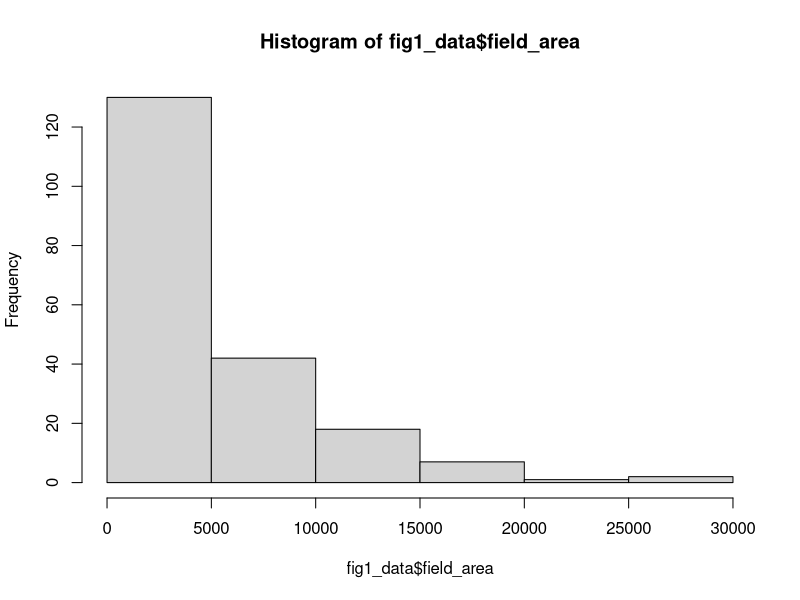
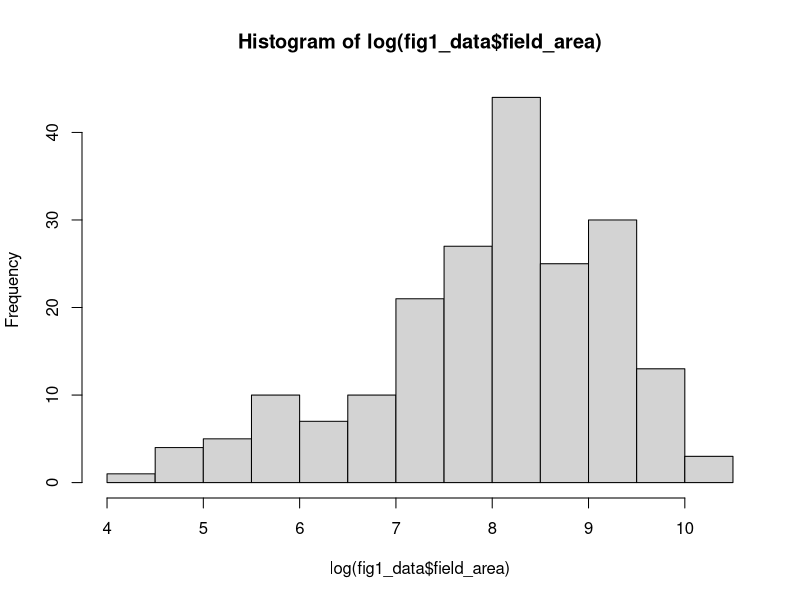
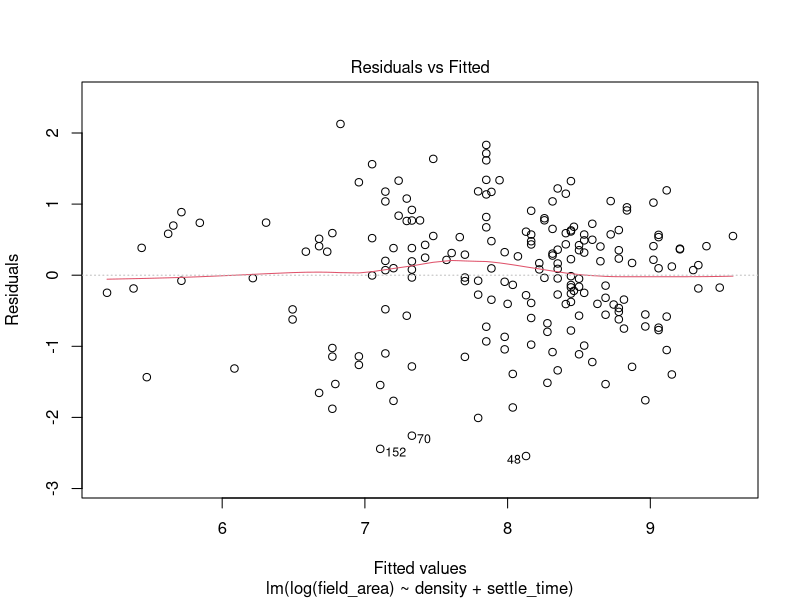
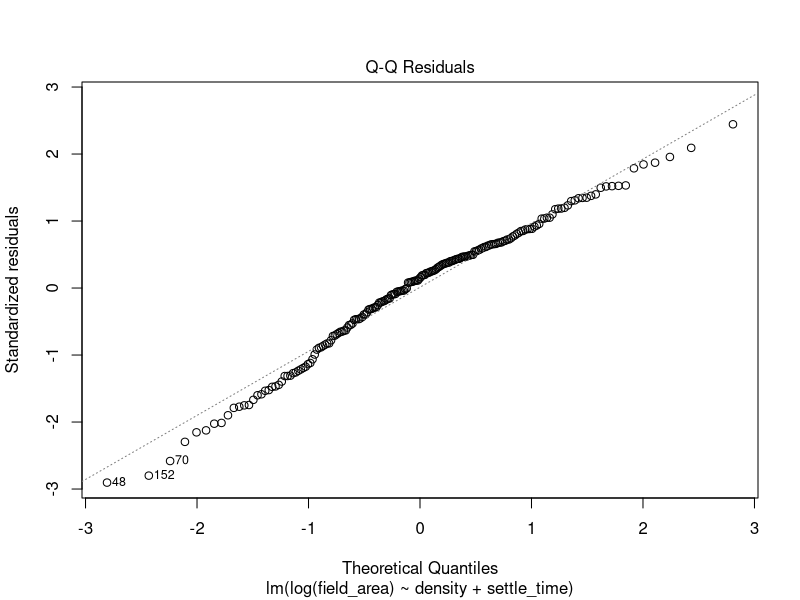
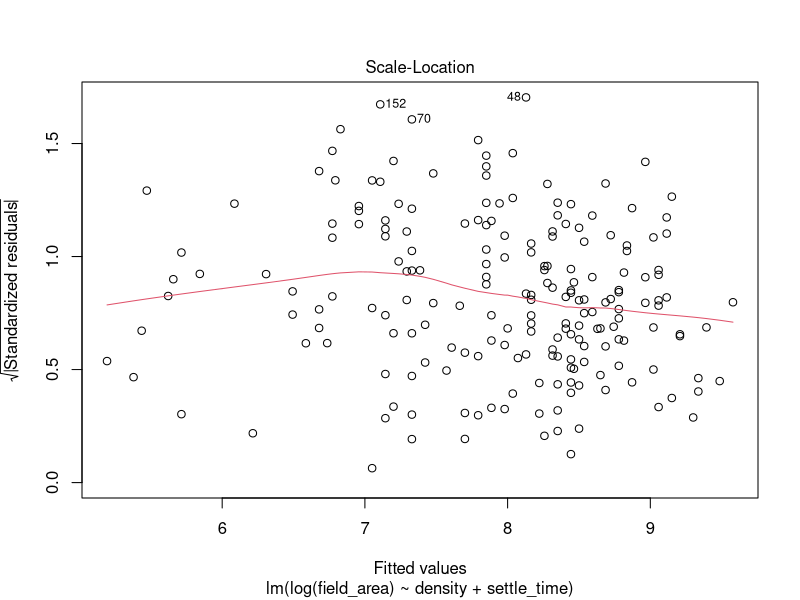
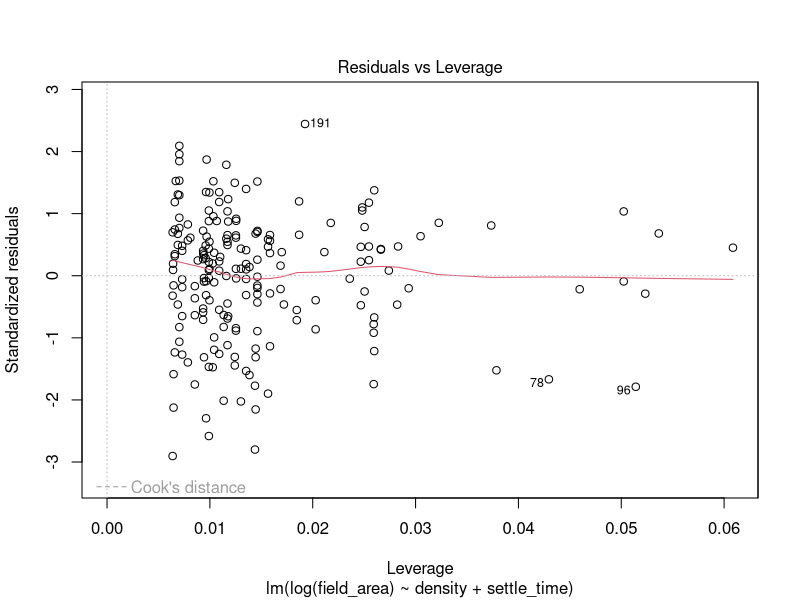
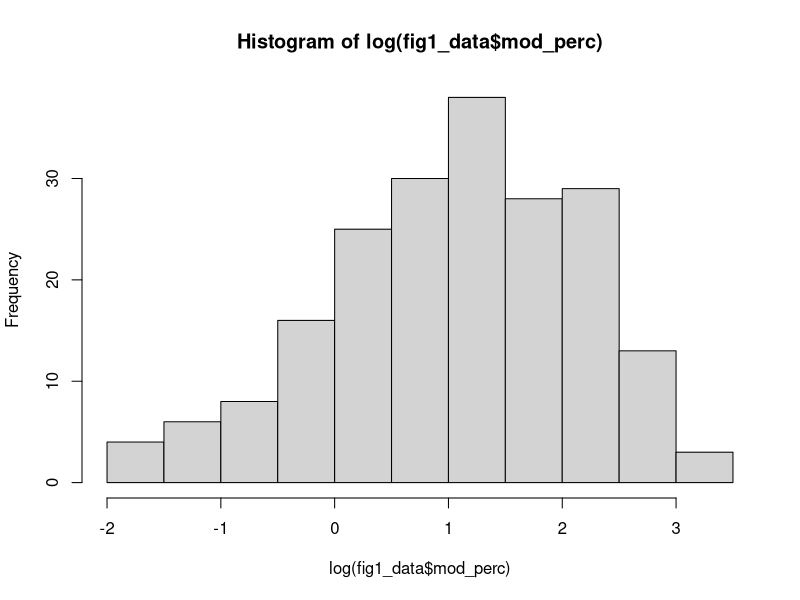
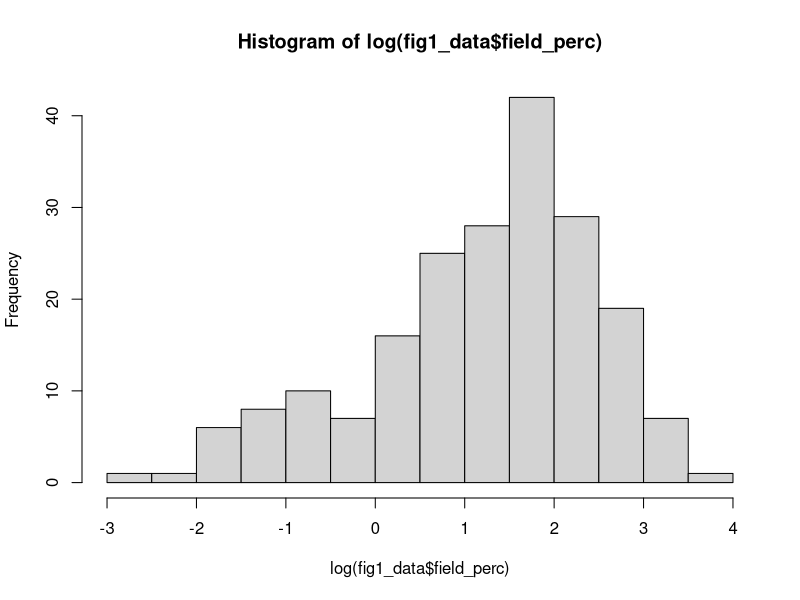

Here is the R script that generated these plots, in order:
# Seroy and Grunbaum 2020

# All statistical analyses described in manuscript

# --------------------------------------------------------------------------------------------
# FIGURE 1
# DOES DENSITY + SETTLEMENT TIME CONTROL COLONY SIZE IN THE FIELD?
# --------------------------------------------------------------------------------------------

# load in data
fig1_data = read.csv(file = 'data/field_data.csv', header = T)
head(fig1_data)

# check that plates are factors
levels(fig1_data$plate)

# preliminary stats
mean(fig1_data$field_area)
sd(fig1_data$field_area)
min(fig1_data$field_area)
max(fig1_data$field_area)
length(fig1_data$field_area)


# Create linear models for data

# what do the data look like?
hist(fig1_data$field_area) # skewed
hist(log(fig1_data$field_area)) # looks better log-transformed

# Linear model with log-transformed areas in the field
# using density as continuous, not factor
fig1_mod0 = lm(log(field_area) ~ 1, data = fig1_data)
fig1_mod1 = lm(log(field_area) ~ density, data = fig1_data)
fig1_mod2 = lm(log(field_area) ~ settle_time, data = fig1_data)
fig1_mod3 = lm(log(field_area) ~ density + settle_time, data = fig1_data)
fig1_mod4 = lm(log(field_area) ~ density * settle_time, data = fig1_data)


# select the best model using AIC
AIC(fig1_mod0) # 662.4108
AIC(fig1_mod1) # 645.7763
AIC(fig1_mod2) # 540.0819
AIC(fig1_mod3) # 520.7702 - best model
AIC(fig1_mod4) # 522.7639

# check model assumptions
plot(fig1_mod3)

# model summary
summary(fig1_mod3) 
anova(fig1_mod3)



# --------------------------------------------------------------------------------------------
# FIGURE 2
# DOES THE MODEL QUANTITATIVLY PREDICT FIELD CONDTIONS?
# --------------------------------------------------------------------------------------------

# uses same data set at Fig 1 (fig1_data)

# create linear models to describe the relationship btwn model and field areas

# what do the data look like?
hist(log(fig1_data$mod_perc))
hist(log(fig1_data$field_perc))

# log transformed, with and without forced intercept at 0
fig2_mod1 = lm(log(field_perc)~log(mod_perc)-1, fig1_data)
fig2_mod2 = lm(log(field_perc)~log(mod_perc), fig1_data)

AIC(fig2_mod1) # 433.7741 - even though this model is not lowest, going with this one because no intercept makes more biological sense
AIC(fig2_mod2) # 426.9539

# check model assumptions
plot(fig2_mod1)

# model summary
summary(fig2_mod1)



# --------------------------------------------------------------------------------------------
# FIGURE 4
# DOES DENSITY + pH AFFECT COST OF DEFENSE?
# --------------------------------------------------------------------------------------------

# load in data
fig4_data = read.csv(file = 'data/Figure4_data.csv', header=T)
head(fig4_data)
dim(fig4_data)


# calculate normalized and  relative metrics
fig4_data$norm_COD = fig4_data$COD/5000         # calculate NORMALIZED COD for each run
fig4_data$norm_def = fig4_data$mean_pred/5000   # calculate NORMALIZED def. col size for each run
fig4_data$rel_COD = fig4_data$COD/fig4_data$mean_cont       # calculate RELATIVE COD for each run
fig4_data$rel_def = fig4_data$mean_pred/fig4_data$mean_cont # calculate RELATIVE def. col size for each run

head(fig4_data)


# make pH a factor
fig4_data$pH = as.factor(fig4_data$pH)

# reorder pH values to put in analysis so that everything is compared to pH 7.9
fig4_data$fact_pH = as.character(fig4_data$pH)
fig4_data$fact_pH[fig4_data$fact_pH == 7.9] <- "a7.9"
fig4_data$fact_pH[fig4_data$fact_pH == 7.6] <- "b7.6"
fig4_data$fact_pH[fig4_data$fact_pH == 7.3] <- "c7.3"

head(fig4_data)


# preliminary stats

# general stats - normalized COD
mean(fig4_data$norm_COD)
sd(fig4_data$norm_COD)
length(fig4_data$norm_COD)

# general stats - normalized def. col size
mean(fig4_data$norm_def)
sd(fig4_data$norm_def)
length(fig4_data$norm_def)

# general stats - rel COD
mean(fig4_data$rel_COD)
sd(fig4_data$rel_COD)
length(fig4_data$rel_COD)

# general stats - normalized def. col size
mean(fig4_data$rel_def)
sd(fig4_data$rel_def)
length(fig4_data$rel_def)


# Linear models for Fig 4a: Normalized COD vs. density + pH
# -------------------------------------------------------------------

# what do the data look like? ...transform?
hist(fig4_data$norm_COD)

# GLM with gamma distribution and log link
fig4_mod0a = glm(norm_COD ~ 1, family = Gamma(link='log'), data = fig4_data)             
fig4_mod1a = glm(norm_COD ~ pop_dens, family = Gamma(link='log'), data = fig4_data)      
fig4_mod2a = glm(norm_COD ~ fact_pH, family = Gamma(link='log'), data = fig4_data)            
fig4_mod3a = glm(norm_COD ~ pop_dens + fact_pH, family = Gamma(link='log'), data = fig4_data) 
fig4_mod4a = glm(norm_COD ~ pop_dens * fact_pH, family = Gamma(link='log'), data = fig4_data) 

# use AIC to select best model
AIC(fig4_mod0a) # -5677.473
AIC(fig4_mod1a) # -6263.011
AIC(fig4_mod2a) # -5772.982
AIC(fig4_mod3a) # -6464.192 - best model, most parsimonious of best two
AIC(fig4_mod4a) # -6462.685

# check model assumptions
plot(fig4_mod3a)

# model summary
summary(fig4_mod3a)



# Linear models for Fig 4b: Normalized def colony size vs. density + pH
# -------------------------------------------------------------------

# what does the data look like? ... transform?
hist(fig4_data$norm_def)

# GLM with gamma distribution and log link 
fig4_mod0b = glm(norm_def ~ 1, family = Gamma(link='log'), data = fig4_data)             
fig4_mod1b = glm(norm_def ~ pop_dens, family = Gamma(link='log'), data = fig4_data)      
fig4_mod2b = glm(norm_def ~ fact_pH, family = Gamma(link='log'), data = fig4_data)            
fig4_mod3b = glm(norm_def ~ pop_dens + fact_pH, family = Gamma(link='log'), data = fig4_data) 
fig4_mod4b = glm(norm_def ~ pop_dens * fact_pH, family = Gamma(link='log'), data = fig4_data) 

# use AIC to select best model
AIC(fig4_mod0b) # -6501.198
AIC(fig4_mod1b) # -7618.766
AIC(fig4_mod2b) # -6567.982  
AIC(fig4_mod3b) # -7878.141 best model, most parsimonious of best two
AIC(fig4_mod4b) # -7875.437

# check model assumptions
plot(fig4_mod3b) 

# model summary
summary(fig4_mod3b)


# Linear models for Fig 4c: Relative COD vs. density + pH
# -------------------------------------------------------------------

# what do the data look like? looks pretty normal, no transform
hist(fig4_data$rel_COD)

# Regular linear model
fig4_mod0c = lm(rel_COD ~ 1, data = fig4_data)             
fig4_mod1c = lm(rel_COD ~ pop_dens, data = fig4_data)      
fig4_mod2c = lm(rel_COD ~ fact_pH, data = fig4_data)            
fig4_mod3c = lm(rel_COD ~ pop_dens + fact_pH, data = fig4_data) 
fig4_mod4c = lm(rel_COD ~ pop_dens * fact_pH, data = fig4_data) 

# use AIC to select best model
AIC(fig4_mod0c) # -1029.101
AIC(fig4_mod1c) # -1057.987
AIC(fig4_mod2c) # -1276.75
AIC(fig4_mod3c) # -1315.831 best model, most parsimonious of best two
AIC(fig4_mod4c) # -1314.105

# check model assumptions
plot(fig4_mod3c) 

# model summary
summary(fig4_mod3c)


# Linear models for Fig 4d: Relative def colony size vs. density + pH
# -------------------------------------------------------------------

# what does the data look like? looks pretty normal, no transform
hist(fig4_data$rel_def)

# Regular linear model
fig4_mod0d = lm(rel_def ~ 1, data = fig4_data)             
fig4_mod1d = lm(rel_def ~ pop_dens, data = fig4_data)      
fig4_mod2d = lm(rel_def ~ fact_pH, data = fig4_data)            
fig4_mod3d = lm(rel_def ~ pop_dens + fact_pH, data = fig4_data) 
fig4_mod4d = lm(rel_def ~ pop_dens * fact_pH, data = fig4_data) 

# use AIC to select best model
AIC(fig4_mod0d) # -1029.101
AIC(fig4_mod1d) # -1057.987
AIC(fig4_mod2d) # -1276.75  
AIC(fig4_mod3d) # -1315.831 best model, most parsimonious of best two
AIC(fig4_mod4d) # -1314.105

# check model assumptions
plot(fig4_mod3d)

# model summary
summary(fig4_mod3d)



# --------------------------------------------------------------------------------------------
# FIGURE 5
# DOES DENSITY, SETTLEMENT TIME + pH AFFECT COST OF DEFENSE?
# --------------------------------------------------------------------------------------------

# load in data 
fig5_data = read.csv(file = "data/Figure5_data.csv", header = T) # all data
head(fig5_data)
dim(fig5_data)


# calculate normalized and relative metrics
fig5_data$norm_COD = fig5_data$COD_late/5000 # add normalized COD column
fig5_data$norm_def = fig5_data$mean_pred_late/5000 # add normalized defended colony size column
fig5_data$rel_COD = fig5_data$COD/fig5_data$mean_cont # add relative COD column
fig5_data$rel_def = fig5_data$mean_pred/fig5_data$mean_cont # add relative defended colony size column


# preliminary statistics
# mean, min, max and sd for normalized COD
mean(fig5_data$norm_COD)
sd(fig5_data$norm_COD)
length(fig5_data$norm_COD)

# mean, min, max and sd for normalized defended colony size
mean(fig5_data$norm_def)
sd(fig5_data$norm_def)
length(fig5_data$norm_def)

# mean, min, max and sd for relative COD
mean(fig5_data$rel_COD)
sd(fig5_data$rel_COD)
length(fig5_data$rel_COD)

# mean, min, max and sd for relative defended colony size
mean(fig5_data$rel_def)
sd(fig5_data$rel_def)
length(fig5_data$rel_def)

# make pH a factor
fig5_data$pH = as.factor(fig5_data$pH)

# reorder pH values to put in analysis so that everything is compared to pH 7.9
fig5_data$fact_pH = as.character(fig5_data$pH)
fig5_data$fact_pH[fig5_data$fact_pH == 7.9] <- "a7.9"
fig5_data$fact_pH[fig5_data$fact_pH == 7.6] <- "b7.6"
fig5_data$fact_pH[fig5_data$fact_pH == 7.3] <- "c7.3"

head(fig5_data)
tail(fig5_data)


# Create linear models for Fig 5a: NORMALIZED COD vs. density, settlement time + pH
# -------------------------------------------------------------------

# model of the mean
fig5_mod0a = lm(norm_COD ~ 1, fig5_data) 

# single predictor - no interaction
fig5_mod1a = lm(norm_COD ~ fact_pH, fig5_data)
fig5_mod2a = lm(norm_COD ~ pop_dens, fig5_data)
fig5_mod3a = lm(norm_COD ~ settle_time, fig5_data)

# two predictors - no interaction
fig5_mod4a = lm(norm_COD ~ pop_dens + fact_pH, fig5_data)
fig5_mod5a = lm(norm_COD ~ settle_time + fact_pH, fig5_data)
fig5_mod6a = lm(norm_COD ~ pop_dens + settle_time, fig5_data)

# three predictors - no interaction
fig5_mod7a = lm(norm_COD ~ pop_dens + settle_time + fact_pH, fig5_data)

# interaction models - two way interactions
fig5_mod8a = lm(norm_COD ~ pop_dens + settle_time + fact_pH + fact_pH:pop_dens, fig5_data)
fig5_mod9a = lm(norm_COD ~ pop_dens + settle_time + fact_pH + fact_pH:settle_time, fig5_data)
fig5_mod10a = lm(norm_COD ~ pop_dens + settle_time + fact_pH + pop_dens:settle_time, fig5_data)

fig5_mod11a = lm(norm_COD ~ pop_dens + settle_time + fact_pH + fact_pH:pop_dens + fact_pH:settle_time, fig5_data)
fig5_mod12a = lm(norm_COD ~ pop_dens + settle_time + fact_pH + fact_pH:pop_dens + pop_dens:settle_time, fig5_data)
fig5_mod13a = lm(norm_COD ~ pop_dens + settle_time + fact_pH + fact_pH:settle_time + pop_dens:settle_time, fig5_data)
fig5_mod14a = lm(norm_COD ~ pop_dens + settle_time + fact_pH + fact_pH:pop_dens + fact_pH:settle_time + pop_dens:settle_time, fig5_data)

# with a three-way interaction
fig5_mod15a = lm(norm_COD ~ pop_dens + settle_time + fact_pH + fact_pH:pop_dens + fact_pH:settle_time + pop_dens:settle_time + fact_pH:pop_dens:settle_time , fig5_data)

# Use AIC to determine best model
AIC(fig5_mod0a) # -10490.07
AIC(fig5_mod1a) # -10601.08
AIC(fig5_mod2a) # -10947.93
AIC(fig5_mod3a) # -10765.59
AIC(fig5_mod4a) # -11093.84
AIC(fig5_mod5a) # -10896.5
AIC(fig5_mod6a) # -11312.98
AIC(fig5_mod7a) # -11494.6 

AIC(fig5_mod8a) # -11513.67
AIC(fig5_mod9a) # -11504.54
AIC(fig5_mod10a) # -11548.13
AIC(fig5_mod11a) # -11523.79
AIC(fig5_mod12a) # -11567.93
AIC(fig5_mod13a) # -11558.51
AIC(fig5_mod14a) # -11578.5 **best model**

AIC(fig5_mod15a) # -11576.53

# check model assumptions
plot(fig5_mod14a)

# model summary
summary(fig5_mod14a)
anova(fig5_mod14a)



# Create linear models for Fig 5b: NORMALIZED DEF COL SIZE vs. density, settlement time + pH
# ------------------------------------------------------------------- 

# model of the mean
fig5_mod0b = lm(norm_def ~ 1, fig5_data) 

# single predictor - no interaction
fig5_mod1b = lm(norm_def ~ fact_pH, fig5_data)
fig5_mod2b = lm(norm_def ~ pop_dens, fig5_data)
fig5_mod3b = lm(norm_def ~ settle_time, fig5_data)

# two predictors - no interaction
fig5_mod4b = lm(norm_def ~ pop_dens + fact_pH, fig5_data)
fig5_mod5b = lm(norm_def ~ settle_time + fact_pH, fig5_data)
fig5_mod6b = lm(norm_def ~ pop_dens + settle_time, fig5_data)

# three predictors - no interaction
fig5_mod7b = lm(norm_def ~ pop_dens + settle_time + fact_pH, fig5_data)

# interaction models
fig5_mod8b = lm(norm_def ~ pop_dens + settle_time + fact_pH + fact_pH:pop_dens, fig5_data)
fig5_mod9b = lm(norm_def ~ pop_dens + settle_time + fact_pH + fact_pH:settle_time, fig5_data)
fig5_mod10b = lm(norm_def ~ pop_dens + settle_time + fact_pH + pop_dens:settle_time, fig5_data)

fig5_mod11b = lm(norm_def ~ pop_dens + settle_time + fact_pH + fact_pH:pop_dens + fact_pH:settle_time, fig5_data)
fig5_mod12b = lm(norm_def ~ pop_dens + settle_time + fact_pH + fact_pH:pop_dens + pop_dens:settle_time, fig5_data)
fig5_mod13b = lm(norm_def ~ pop_dens + settle_time + fact_pH + fact_pH:settle_time + pop_dens:settle_time, fig5_data)
fig5_mod14b = lm(norm_def ~ pop_dens + settle_time + fact_pH + fact_pH:pop_dens + fact_pH:settle_time + pop_dens:settle_time, fig5_data)

fig5_mod15b = lm(norm_def ~ pop_dens + settle_time + fact_pH + fact_pH:pop_dens + fact_pH:settle_time + pop_dens:settle_time + pH:pop_dens:settle_time , fig5_data)



AIC(fig5_mod0b) # -12108.64
AIC(fig5_mod1b) # -12188.16
AIC(fig5_mod2b) # -13158.89
AIC(fig5_mod3b) # -12417.37
AIC(fig5_mod4b) # -13307.62
AIC(fig5_mod5b) # -12513.08
AIC(fig5_mod6b) # -13759.43
AIC(fig5_mod7b) # -13972.69 

AIC(fig5_mod8b) # -13990.77
AIC(fig5_mod9b) # -13982
AIC(fig5_mod10b) # -14021.76
AIC(fig5_mod11b) # -14000.25
AIC(fig5_mod12b) # -14040.49 
AIC(fig5_mod13b) # -14031.46
AIC(fig5_mod14b) # -14050.35 - best model

AIC(fig5_mod15b) # -14051.63 - lowest but within 2 of a more parsimonious model

# check model assumptions
plot(fig5_mod14b)

# model summary
summary(fig5_mod14b)
anova(fig5_mod14b)


# Create linear models for Fig 5c: RELATIVE COD vs. density, settlement time + pH
# ------------------------------------------------------------------- 

# model of the mean
fig5_mod0c = lm(rel_COD ~ 1, fig5_data) 

# single predictor - no interaction
fig5_mod1c = lm(rel_COD ~ fact_pH, fig5_data)
fig5_mod2c = lm(rel_COD ~ pop_dens, fig5_data)
fig5_mod3c = lm(rel_COD ~ settle_time, fig5_data)

# two predictors - no interaction
fig5_mod4c = lm(rel_COD ~ pop_dens + fact_pH, fig5_data)
fig5_mod5c = lm(rel_COD ~ settle_time + fact_pH, fig5_data)
fig5_mod6c = lm(rel_COD ~ pop_dens + settle_time, fig5_data)

# three predictors - no interaction
fig5_mod7c = lm(rel_COD ~ pop_dens + settle_time + fact_pH, fig5_data)

# interaction models - two way interactions
fig5_mod8c = lm(rel_COD ~ pop_dens + settle_time + fact_pH + fact_pH:pop_dens, fig5_data)
fig5_mod9c = lm(rel_COD ~ pop_dens + settle_time + fact_pH + fact_pH:settle_time, fig5_data)
fig5_mod10c = lm(rel_COD ~ pop_dens + settle_time + fact_pH + pop_dens:settle_time, fig5_data)

fig5_mod11c = lm(rel_COD ~ pop_dens + settle_time + fact_pH + fact_pH:pop_dens + fact_pH:settle_time, fig5_data)
fig5_mod12c = lm(rel_COD ~ pop_dens + settle_time + fact_pH + fact_pH:pop_dens + pop_dens:settle_time, fig5_data)
fig5_mod13c = lm(rel_COD ~ pop_dens + settle_time + fact_pH + fact_pH:settle_time + pop_dens:settle_time, fig5_data)
fig5_mod14c = lm(rel_COD ~ pop_dens + settle_time + fact_pH + fact_pH:pop_dens + fact_pH:settle_time + pop_dens:settle_time, fig5_data)

# with a three-way interaction
fig5_mod15c = lm(rel_COD ~ pop_dens + settle_time + fact_pH + fact_pH:pop_dens + fact_pH:settle_time + pop_dens:settle_time + pH:pop_dens:settle_time , fig5_data)

AIC(fig5_mod0c) # -349.3991
AIC(fig5_mod1c) # -575.5623
AIC(fig5_mod2c) # -356.6021
AIC(fig5_mod3c) # -419.152
AIC(fig5_mod4c) # -584.0243
AIC(fig5_mod5c) # -655.3281
AIC(fig5_mod6c) # -426.7303
AIC(fig5_mod7c) # -664.2777 ** best model **

AIC(fig5_mod8c) # -661.7561
AIC(fig5_mod9c) # -660.3495
AIC(fig5_mod10c) # -662.5852 
AIC(fig5_mod11c) # -657.8279
AIC(fig5_mod12c) # -660.0638
AIC(fig5_mod13c) # -658.657
AIC(fig5_mod14c) # -656.1356 

AIC(fig5_mod15c) # -654.0526

# check model assumptions
plot(fig5_mod7c) 


# model summary
summary(fig5_mod7c)
anova(fig5_mod7c)


# Create linear models for Fig 5d: RELATIVE DEF COL SIZES vs. density, settlement time + pH
# ------------------------------------------------------------------- 

# model of the mean
fig5_mod0d = lm(rel_def ~ 1, fig5_data) 

# single predictor - no interaction
fig5_mod1d = lm(rel_def ~ fact_pH, fig5_data)
fig5_mod2d = lm(rel_def ~ pop_dens, fig5_data)
fig5_mod3d = lm(rel_def ~ settle_time, fig5_data)

# two predictors - no interaction
fig5_mod4d = lm(rel_def ~ pop_dens + fact_pH, fig5_data)
fig5_mod5d = lm(rel_def ~ settle_time + fact_pH, fig5_data)
fig5_mod6d = lm(rel_def ~ pop_dens + settle_time, fig5_data)

# three predictors - no interaction
fig5_mod7d = lm(rel_def ~ pop_dens + settle_time + fact_pH, fig5_data)

# interaction models - two way interactions
fig5_mod8d = lm(rel_def ~ pop_dens + settle_time + fact_pH + fact_pH:pop_dens, fig5_data)
fig5_mod9d = lm(rel_def ~ pop_dens + settle_time + fact_pH + fact_pH:settle_time, fig5_data)
fig5_mod10d = lm(rel_def ~ pop_dens + settle_time + fact_pH + pop_dens:settle_time, fig5_data)

fig5_mod11d = lm(rel_def ~ pop_dens + settle_time + fact_pH + fact_pH:pop_dens + fact_pH:settle_time, fig5_data)
fig5_mod12d = lm(rel_def ~ pop_dens + settle_time + fact_pH + fact_pH:pop_dens + pop_dens:settle_time, fig5_data)
fig5_mod13d = lm(rel_def ~ pop_dens + settle_time + fact_pH + fact_pH:settle_time + pop_dens:settle_time, fig5_data)
fig5_mod14d = lm(rel_def ~ pop_dens + settle_time + fact_pH + fact_pH:pop_dens + fact_pH:settle_time + pop_dens:settle_time, fig5_data)

# with a three-way interaction
fig5_mod15d = lm(rel_def ~ pop_dens + settle_time + fact_pH + fact_pH:pop_dens + fact_pH:settle_time + pop_dens:settle_time + pH:pop_dens:settle_time , fig5_data)


AIC(fig5_mod0d) # -349.3991
AIC(fig5_mod1d) # -575.5623
AIC(fig5_mod2d) # -356.6021
AIC(fig5_mod3d) # -419.152
AIC(fig5_mod4d) # -584.0243
AIC(fig5_mod5d) # -655.3281
AIC(fig5_mod6d) # -426.7303
AIC(fig5_mod7d) # -664.2777 ** best model **

AIC(fig5_mod8d) # -661.7561
AIC(fig5_mod9d) # -660.3495
AIC(fig5_mod10d) # -662.5852
AIC(fig5_mod11d) # -657.8279
AIC(fig5_mod12d) # -660.0638 
AIC(fig5_mod13d) # -658.657
AIC(fig5_mod14d) # -656.1356

AIC(fig5_mod15d) # -654.0526

# check model assumptions
plot(fig5_mod7d)

# model summary 
summary(fig5_mod7d)
anova(fig5_mod7d)

